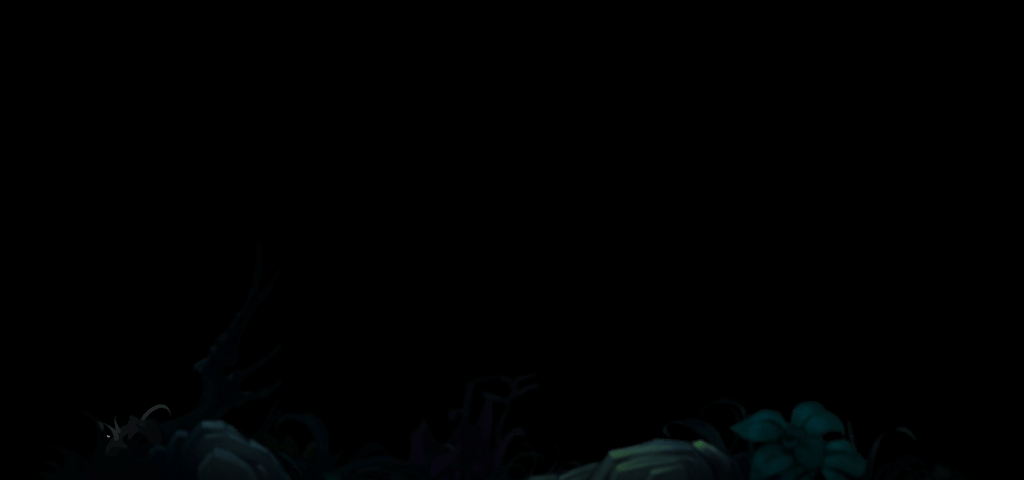

Tiled map render using the project's own tile images. Description and the map definition, with tile-layer contents summarised, below:
An orthogonal 32x15 tile map with 32x32 px tiles, 1 tile layer (close1).

<map version="1.0" orientation="orthogonal" renderorder="right-down" width="32" height="15" tilewidth="32" tileheight="32">
 <tileset firstgid="1" name="zhaoze_close1" tilewidth="32" tileheight="32">
  <image source="close/zhaoze_close1.png" width="1024" height="500" />
 </tileset>
 <layer name="close1" width="32" height="15">
  <data>[480 cells, 480 non-empty, 480 distinct tile ids]</data>
 </layer>
</map>
